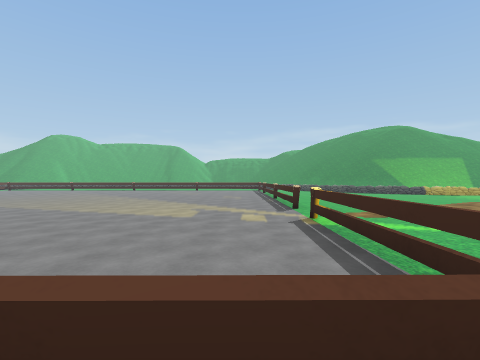
view 1 (above)

24 first-person views from a walk through a Unity game level. The camera is 1.5 m above the floor, looks level and sees 85° across. The floor is counted in squares, 1.8 m on a side. Each view is taken from the middle of a square. On the plan, view 1 faces up. The plan holds only what a view shows up to about 10 squares ahead; the rest is blank. The place goes on beyond the plan. The player character is not drawn. Some surface patterns are stand-ins.

view 2
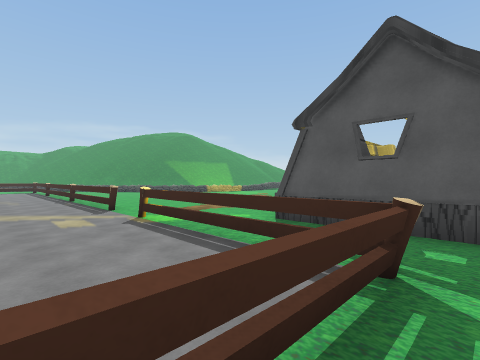

view 3
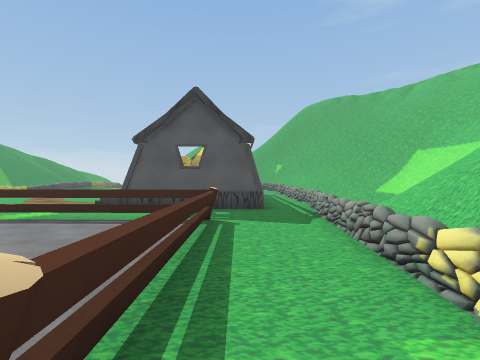

view 4
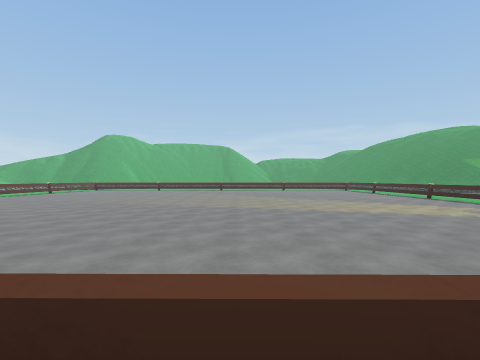

view 5
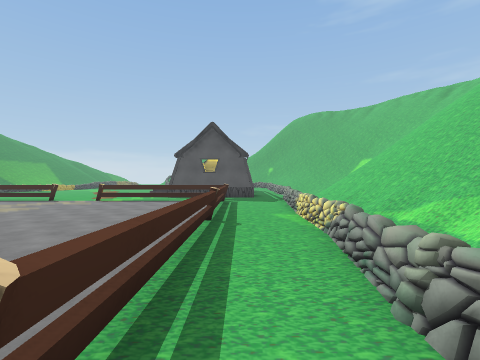

view 6
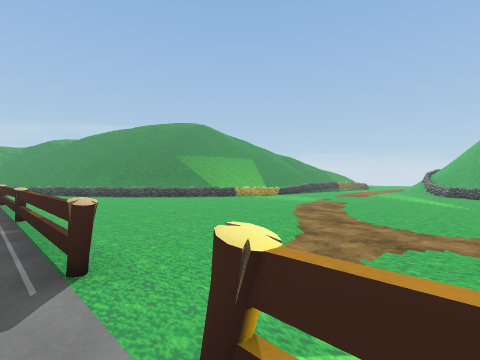

view 7
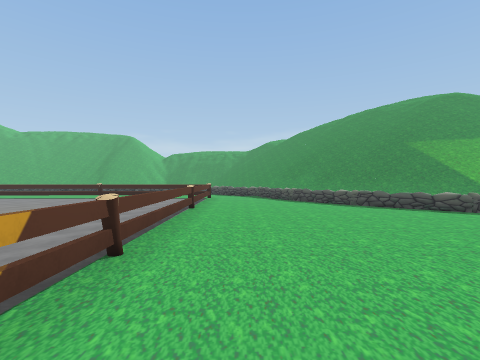

view 8
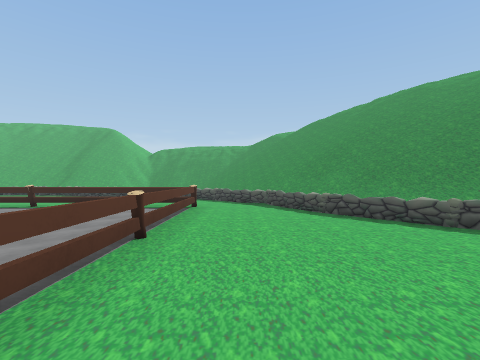

view 9
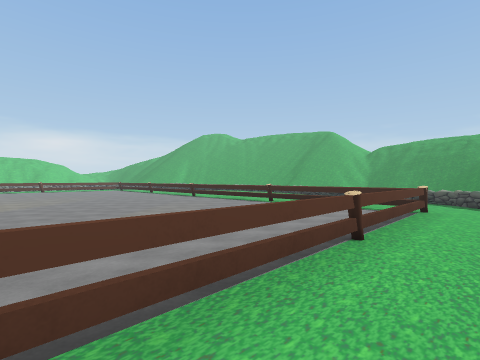

view 10
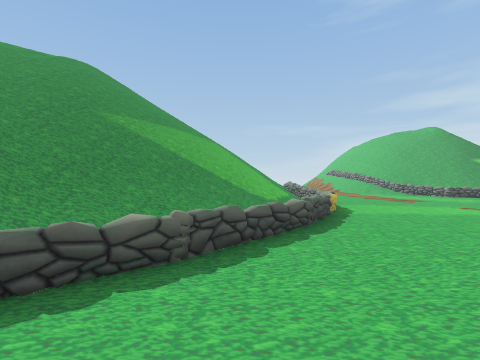

view 11
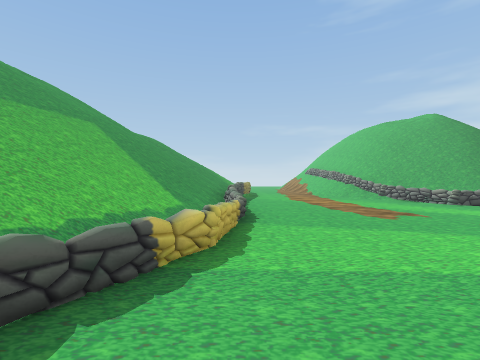

view 12
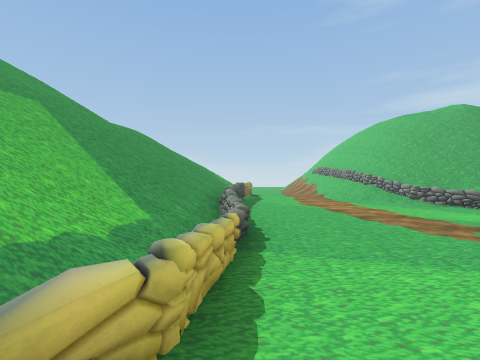

view 13
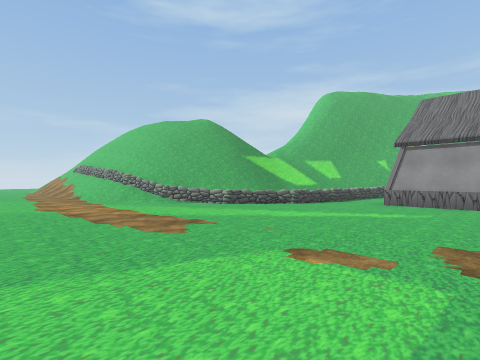

view 14
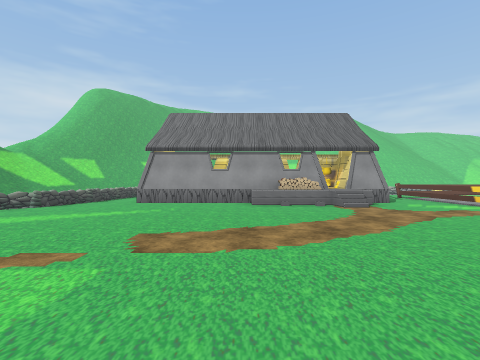

view 15
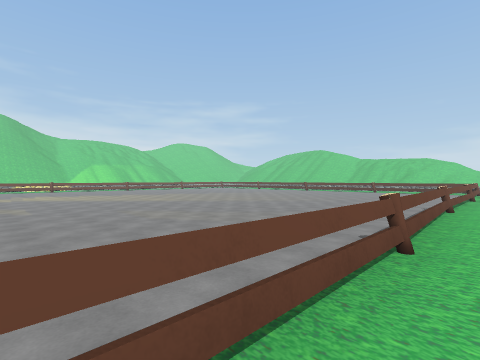

view 16
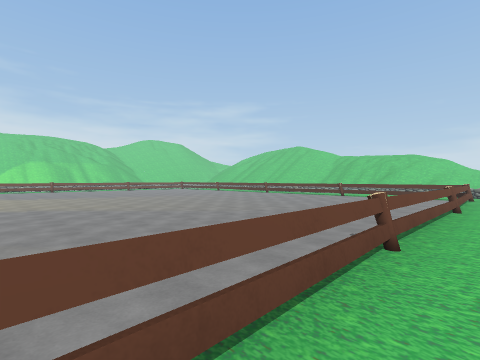

view 17
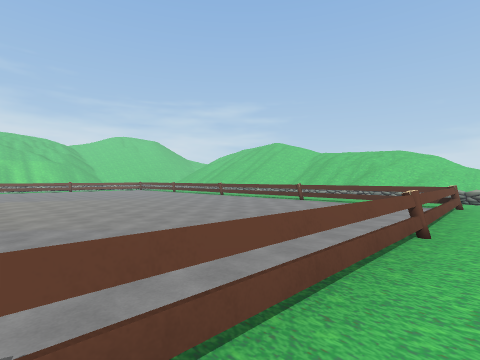

view 18
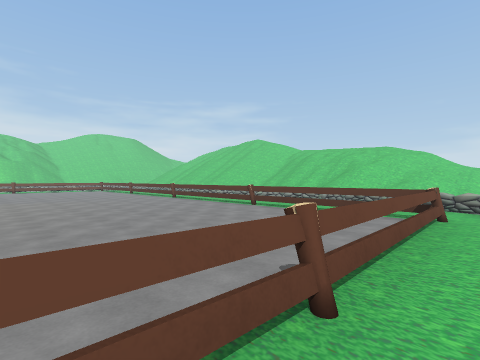

view 19
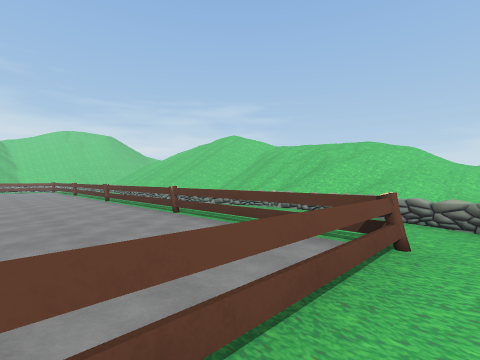

view 20
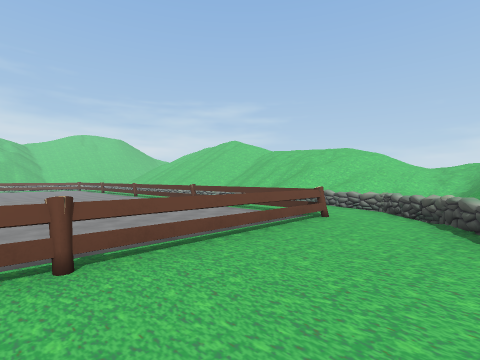

view 21
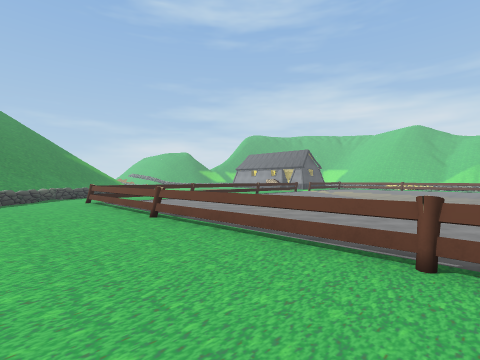

view 22
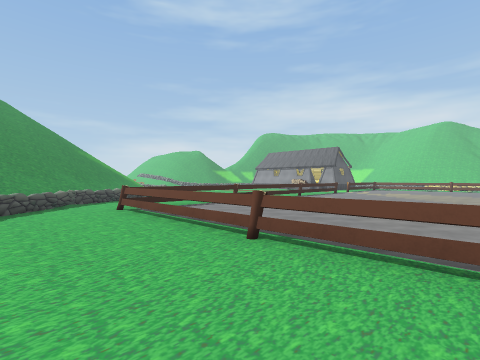

view 23
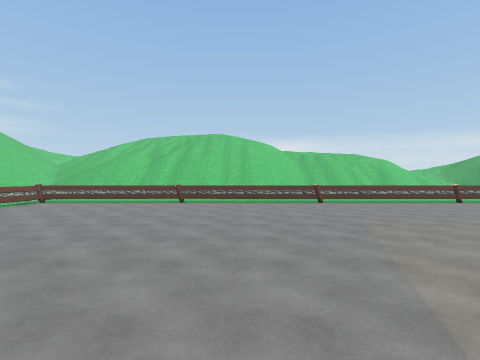

view 24
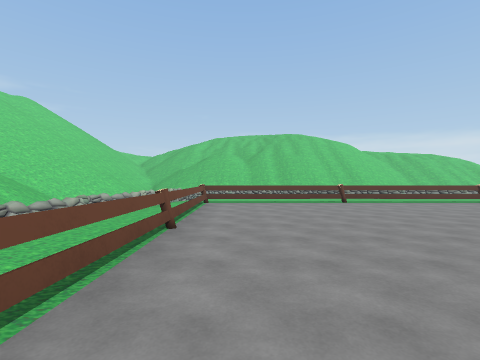

### Floor plan
Key: @ floor where view 1 was taken; # wall or solid block; . floor; / step, stairs or slope; = window, fence, low wall or low ledge; ^ raised ledge; O other object.
Columns run from 27 left of view 1 to 20 right of it. Each row starts with its distance up from view 1.
 24          =.....   ..........=/ //     ///
 23        ===.....   ...........=^=//////////
 22       =^.......................=//////////
 21 ///   = O####O#.^#O#.^#.O^###O.//////////////
 20 ////  =##....................O..^////////////
 19  /// = .#......   ...........O..=^////////////
 18   ///.=.#....................O.../=/////////////
 17    //= .#....................O....==////////////
 16       =.O....................#.....=^///////////
 15       =##....................#......===/////////
 14       =##....................#........=^==^^/^=^
 13         #....................#..................
 12         #....................O..................
 11         O....................O..................
 10         #....................O..................
  9         #....................O..................
  8         #....................O................==
  7         #...................................^=//
  6         O....................O.............=////
  5         #....................#...O........=. ///
  4         #....................#..==OO......= //
  3         #....................#.#########..= //
  2         #....................#.#
  1         O##.^O^###O.^.#OO##^O#.#
  0         ......... .........@...#
 -1         =======.   ===............
 -2             =        ==^==^==^==..
 -3            //        ///////// =^=
 -4         /////         ////////
 -5         ////           ///////
 -6         ///             ////    //
 -7         //               ///    //
 -8                                 //
 -9                                 //

Positions as (right, up) in squares from view 1, and headings:
1: (0, 0), facing up
2: (-1, 0), facing up-right
3: (-4, 0), facing right
4: (-7, 0), facing up
5: (-9, 0), facing right
6: (1, 5), facing up-right
7: (3, 9), facing up
8: (3, 13), facing up
9: (3, 13), facing up-left
10: (4, 17), facing right
11: (8, 14), facing right
12: (10, 14), facing right
13: (10, 13), facing down-right
14: (9, 13), facing down
15: (0, 22), facing down-left
16: (-5, 22), facing down-left
17: (-9, 22), facing down-left
18: (-12, 22), facing down-left
19: (-15, 22), facing down-left
20: (-13, 24), facing down-left
21: (-9, 24), facing down-right
22: (-6, 24), facing down-right
23: (-9, 8), facing left
24: (-9, 2), facing left
